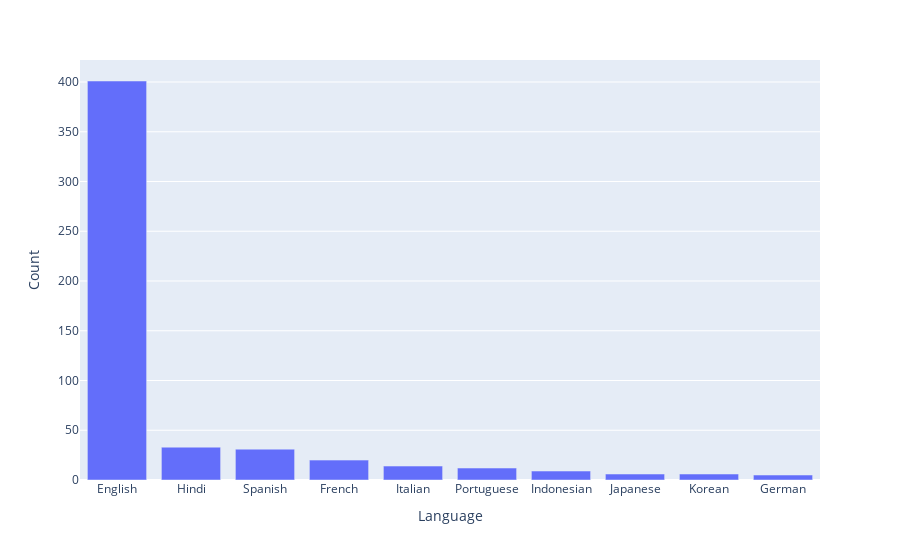

The notebook cell this image was saved under:
### Code cell
fig = px.bar(top_10_languages_used, x= top_10_languages_used.index, y=top_10_languages_used.values, labels={'y':'Count', 'index':'Language'})
fig.update_layout(xaxis={'categoryorder':'total descending'})
fig.show()

### Figure 1 — Plotly figure (JSON) as saved in the notebook; plotly's stock layout.template omitted (floating-point values rounded to 4 significant figures)
{"data": [{"alignmentgroup": "True", "hovertemplate": "Language=%{x}<br>Count=%{y}<extra></extra>", "legendgroup": "", "marker": {"color": "#636efa", "pattern": {"shape": ""}}, "name": "", "offsetgroup": "", "orientation": "v", "showlegend": false, "textposition": "auto", "type": "bar", "x": ["English", "Hindi", "Spanish", "French", "Italian", "Portuguese", "Indonesian", "Japanese", "Korean", "German"], "xaxis": "x", "y": [401, 33, 31, 20, 14, 12, 9, 6, 6, 5], "yaxis": "y"}], "layout": {"barmode": "relative", "legend": {"tracegroupgap": 0}, "margin": {"t": 60}, "xaxis": {"anchor": "y", "categoryorder": "total descending", "domain": [0, 1], "title": {"text": "Language"}}, "yaxis": {"anchor": "x", "domain": [0, 1], "title": {"text": "Count"}}}}
